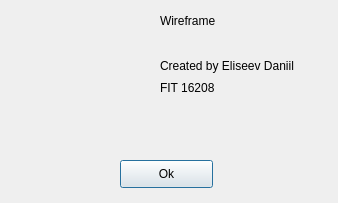
<?xml version="1.0" encoding="UTF-8"?>
<ui version="4.0">
 <class>AboutDialog</class>
 <widget class="QDialog" name="AboutDialog">
  <property name="windowModality">
   <enum>Qt::WindowModal</enum>
  </property>
  <property name="geometry">
   <rect>
    <x>0</x>
    <y>0</y>
    <width>338</width>
    <height>203</height>
   </rect>
  </property>
  <property name="windowTitle">
   <string>About Author</string>
  </property>
  <property name="modal">
   <bool>true</bool>
  </property>
  <widget class="QLabel" name="label">
   <property name="geometry">
    <rect>
     <x>10</x>
     <y>10</y>
     <width>101</width>
     <height>131</height>
    </rect>
   </property>
   <property name="text">
    <string/>
   </property>
   <property name="pixmap">
    <pixmap resource="../images/images.qrc">:/images/eliseev.jpg</pixmap>
   </property>
   <property name="scaledContents">
    <bool>true</bool>
   </property>
  </widget>
  <widget class="QLabel" name="label_2">
   <property name="geometry">
    <rect>
     <x>160</x>
     <y>-10</y>
     <width>161</width>
     <height>61</height>
    </rect>
   </property>
   <property name="text">
    <string>Wireframe</string>
   </property>
   <property name="textFormat">
    <enum>Qt::PlainText</enum>
   </property>
   <property name="wordWrap">
    <bool>false</bool>
   </property>
  </widget>
  <widget class="QLabel" name="label_3">
   <property name="geometry">
    <rect>
     <x>160</x>
     <y>40</y>
     <width>171</width>
     <height>51</height>
    </rect>
   </property>
   <property name="text">
    <string>Created by Eliseev Daniil</string>
   </property>
  </widget>
  <widget class="QLabel" name="label_4">
   <property name="geometry">
    <rect>
     <x>160</x>
     <y>80</y>
     <width>151</width>
     <height>16</height>
    </rect>
   </property>
   <property name="text">
    <string>FIT 16208</string>
   </property>
  </widget>
  <widget class="QPushButton" name="pushButton">
   <property name="geometry">
    <rect>
     <x>120</x>
     <y>160</y>
     <width>93</width>
     <height>28</height>
    </rect>
   </property>
   <property name="text">
    <string>Ok</string>
   </property>
  </widget>
 </widget>
 <resources>
  <include location="../images/images.qrc"/>
 </resources>
 <connections/>
</ui>
